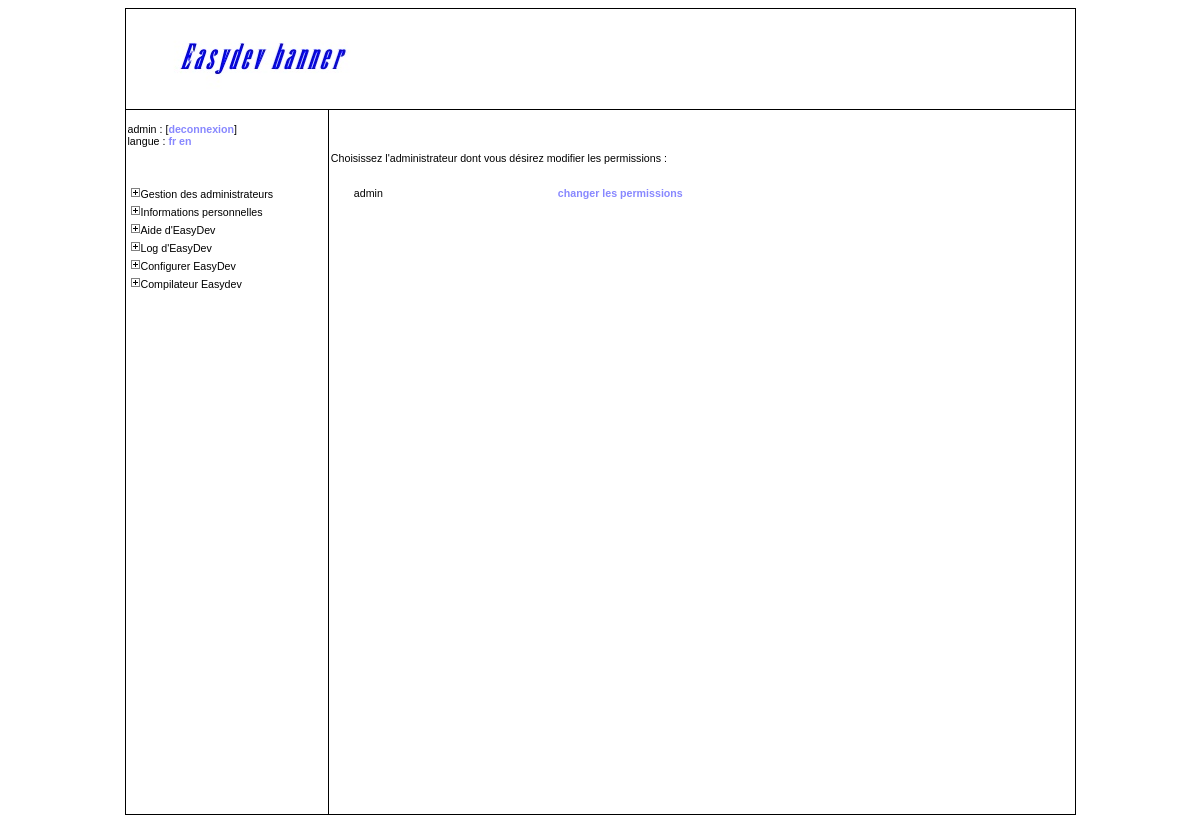
The page /easydev/permissionadmin.php (signed in) on the database its author committed.
### tables this page shows
CREATE TABLE `translation_strings` (
  `keyword` varchar(64) NOT NULL,
  `fr` text,
  `en` text,
  PRIMARY KEY  (`keyword`)
);

CREATE TABLE `adminmain` (
  `id` int(10) unsigned NOT NULL auto_increment,
  `text` varchar(255) NOT NULL default '',
  PRIMARY KEY  (`id`),
  UNIQUE KEY `text` (`text`)
);

CREATE TABLE `authorized_admins` (
  `id` int(10) unsigned NOT NULL auto_increment,
  `name` varchar(255) NOT NULL,
  `password` varchar(255) NOT NULL,
  PRIMARY KEY  (`id`),
  UNIQUE KEY `name` (`name`)
);

### easydev/includes.php (called while the page is built, shortened)
<?php
require_once('includes/translator.class.php');
$session_permissions = array();
if(isset($_SESSION[SESSION_LOGIN])){
	$query = 'SELECT id FROM '.ADMINMAIN;
	$result = mysql_query($query) or die('Error while selecting main section list ');
	while($row = mysql_fetch_array($result)){
		$session_permissions[$row['id']] = 0;
	}
	$query = 'SELECT id_mainsection FROM '.PERMISSION_ADMINS.' WHERE id_admin="'.$_SESSION[SESSION_LOGIN].'"';
	$result = mysql_query($query) or die('Error while selecting admin permissions.');
	while($row = mysql_fetch_array($result)){
		$session_permissions[$row['id_mainsection']] = 1;
	}
}
?>

### easydev/includes/translator.class.php (called while the page is built, shortened)
<?php
class Translator{
	public static function translate($identifier){
		$language = null;
		if(isset($_SESSION[SESSION_LANGUAGE])) $language = $_SESSION[SESSION_LANGUAGE];
		else{
			$query = 'SELECT value FROM '.CONFIGURATION.' WHERE id="default_language"';
			$result = mysql_query($query) or die('Error while selecting default language from configuration.');
			if($row = mysql_fetch_array($result)){
				$language = $row['value'];
			}
			else{
				$language = DEFAULT_LANGUAGE_TAG;
				$_SESSION[SESSION_LANGUAGE] = DEFAULT_LANGUAGE_TAG;
			}
		}
		$query = 'SELECT '.$language.' FROM '.TRANSLATION_STRINGS.' WHERE keyword="'.addslashes($identifier).'"';
		$result = mysql_query($query) or die('Translator fetch error.');
		if($row = mysql_fetch_array($result))return $row[$language];
		else return $identifier;
	}
	public static function languageList(){
		$query = 'DESCRIBE '.TRANSLATION_STRINGS;
		$result = mysql_query($query) or die('Error while fetching language list.');
		$list = array();
		while($row = mysql_fetch_array($result)){
			if($row['Field'] != 'keyword') $list[] = $row['Field'];
		}
		return $list;
	}
}
?>

### easydev/adminheader.php (the view, shortened to what this page needs)
<!DOCTYPE html PUBLIC "-//W3C//DTD XHTML 1.0 Strict//EN" "http://www.w3.org/TR/xhtml1/DTD/xhtml1-strict.dtd">
<html xmlns="http://www.w3.org/1999/xhtml">
<head>
<link rel="stylesheet" href="<?php echo CONSOLE_PATH; ?>adminstyle.css" type="text/css" />
<link rel="stylesheet" href="<?php echo CONSOLE_PATH; ?>calendar.css" type="text/css" />
</head>
<body>
<table class="console">
  <tr>
    <td class="banniere" colspan="2"></td>
  </tr>
  <tr>
    <td class="menu">
<?php
echo '      <p>'.$_SESSION[SESSION_NAME].' : [<a class="default" href="'.CONSOLE_PATH.'logout.php">'.htmlentities(Translator::translate('log_out'), ENT_COMPAT, 'UTF-8').'</a>]'
.'<br />'.htmlentities(Translator::translate('language'), ENT_COMPAT, 'UTF-8').' : ';
$languageList = Translator::languageList();
foreach($languageList as $language){
  echo '<a class="default" href="'.$_SERVER['PHP_SELF'].'?'.(isset($_GET[CURRENTMENU]) ? CURRENTMENU.'='.$_GET[CURRENTMENU].'&amp;' : '').SESSION_LANGUAGE.'='.$language.'">'.$language.'</a> ';
}
echo '</p>'."\n";
echo '      <ul class="adminmenu">'."\n";
$query = 'SELECT id, text FROM '.ADMINMAIN.' ORDER BY id ASC';
$result = mysql_query($query) or die('Error while selecting main sections.');
while($line = mysql_fetch_array($result)) {
  if($session_permissions[$line['id']] == 1) {
	if(isset($_GET[CURRENTMENU]) && $_GET[CURRENTMENU] == $line['id']) {
	  echo '        <li class="menumain"><a href="'.CONSOLE_PATH.'index.php"><img class="adminmenu" src="'.CONSOLE_PATH.'moins.jpg" alt="fermer" /></a>'.Translator::translate($line['text']).'</li>'."\n";
	  $query2 = 'SELECT text, url FROM '.ADMINSUB.' WHERE id_mainmenu="'.$line['id'].'"';
	  $result2 = mysql_query($query2) or die('Error while selecting sub sections.');
	  echo '        <li class="menumain">'."\n";
	  echo '          <ul class="adminsubmenu">'."\n";
	  while($line2 = mysql_fetch_array($result2)){
		echo '            <li class="menusub"><a class="default" href="'.CONSOLE_PATH.$line2['url'].'.php?'.CURRENTMENU.'='.$line['id'].'">'.Translator::translate($line2['text']).'</a></li>'."\n";
	  }
      echo '          </ul>'."\n";
      echo '        </li>'."\n";
    }
	else{
	  echo '        <li class="menumain"><a href="'.CONSOLE_PATH.'index.php?'.CURRENTMENU.'='.$line['id'].'"><img class="adminmenu" src="'.CONSOLE_PATH.'plus.jpg" alt="ouvrir" /></a>'.Translator::translate($line['text']).'</li>'."\n";
	}
  }
}
echo '      </ul>'."\n";
echo '    </td>'."\n";
echo '    <td class="content">'."\n";
?>

### easydev/permissionadmin.php (shortened to what this page needs)
<?php
require_once('includes.php');
$adminMainMenu = ADMIN_MENU_ID;
if(! $session_permissions[$adminMainMenu]){
  header('Location: '.CONSOLE_PATH.'index.php');
  exit;
}
else{
  if($_SERVER['REQUEST_METHOD'] == 'POST'){
	if(isset($_POST['cancel'])){
	  header('Location: permissionadmin.php?'.CURRENTMENU.'='.$_GET[CURRENTMENU]);
	  exit;
	}
	$adminname = '';
	if(isset($_POST['userid'])){
	  $query = 'SELECT name FROM '.AUTHORIZED_ADMINS.' WHERE id="'.$_POST['userid'].'"';
	  $result = mysql_query($query) or die('Error while selecting name of administrator.');
	  if(mysql_num_rows($result) == 0){
		header('Location: permissionadmin.php?'.CURRENTMENU.'='.$_GET[CURRENTMENU]);
		exit;
	  }
	  else{
		$line = mysql_fetch_array($result);
		$adminname = $line['name'];
	  }
	}
	else{
	  header('Location: permissionadmin.php?'.CURRENTMENU.'='.$_GET[CURRENTMENU]);
	  exit;
	}
	$errors = array();
	if(count($errors) != 0){
	  $_SESSION[SESSION_ERRORS] = $errors;
	  $_SESSION[SESSION_POSTED] = $_POST;
	  header('Location: permissionadmin.php?'.CURRENTMENU.'='.$_GET[CURRENTMENU]);
	  exit;
	}
	else{
	  $query = 'SELECT id FROM '.ADMINMAIN.' ORDER BY id ASC';
	  $result = mysql_query($query) or die('Error while selecting main sections.');
	  while($line = mysql_fetch_array($result)){
		$variablepermission = 'newpermission'.$line['id'];
		$querypermission = 'SELECT id_mainsection FROM '.PERMISSION_ADMINS.' WHERE id_admin="'.$_POST['userid'].'" AND id_mainsection="'.$line['id'].'"';
		$resultpermission = mysql_query($querypermission) or die('Error while selecting permission.');
		if(mysql_num_rows($resultpermission) > 0){
		  if(isset($_POST[$variablepermission])){
		  }
		  else{
			$querydeletepermission = 'DELETE FROM '.PERMISSION_ADMINS.' WHERE id_admin='.$_POST['userid'].' AND id_mainsection="'.$line['id'].'"';
			mysql_query($querydeletepermission) or die('Error while deleting permission.');
		  }
		}
		else{
		  if(isset($_POST[$variablepermission])){
			$queryaddpermission = 'INSERT INTO '.PERMISSION_ADMINS.' (id_admin, id_mainsection) VALUES ("'.$_POST['userid'].'", "'.$line['id'].'")';
			$resultaddpermission = mysql_query($queryaddpermission) or die('Error while inserting new permission.');
		  }
		  else{
		  }
		}
	  }
	  $today = date('Y-m-d H:i');
	  $log = $today.' : New permissions for admin \"'.$adminname.'\" created by '.$_SESSION[SESSION_NAME].'.';
	  $query = 'INSERT INTO '.LOGS.' (log) VALUES ("'.$log.'")';
	  mysql_query($query) or die('Error while inserting administrator log.');
	  header('Location: permissionadmin.php?'.CURRENTMENU.'='.$_GET[CURRENTMENU].'&action=confirmPermissionChanges');
	  exit;
	}
  }
  else{
	include 'adminheader.php';
	echo '<p class="largemargintop">'.htmlentities(Translator::translate('console_change_admin_permission_header'), ENT_COMPAT, 'UTF-8').'</p>'."\n"
	  .'<table class="form">'."\n";
	$query = 'SELECT id, name FROM '.AUTHORIZED_ADMINS;
	$result = mysql_query($query) or die('Error while selecting administratos.');
	while($line = mysql_fetch_array($result)){
	  echo '  <tr>'."\n"
		.'    <td class="objectmodifyname">'.$line['name'].'</td>'."\n"
		.'    <td><a class="default" href="permissionadmin.php?action=changepermission&amp;userid='.$line['id'].'&amp;'.CURRENTMENU.'='.$_GET[CURRENTMENU].'">'.Translator::translate('change_permission').'</a></td>'."\n"
		.'  </tr>'."\n";
	}
	echo '</table>'."\n";
	include 'adminfooter.php';
  }
}
?>

### easydev/adminstyle.css (style rules this page uses)
body { text-align: center; font-size: 8pt; font-family: Verdana, Arial, Helvetica; }
a.default:link, a.default:visited { font-weight: bold; color: #8888FF; text-decoration: none; }
td.banniere { width : 950px; height : 100px; padding : 0px; border : 1px solid #000000; background : url("banniere.jpg") no-repeat; }
table.console { margin: auto; width: 951px; padding: 0px; border-right : 1px solid #000000; border-collapse : collapse; }
td.menu { vertical-align: top; width: 200px; height: 700px; border-left : 1px solid #000000; border-bottom : 1px solid #000000; margin : 0px; padding : 2px; border-collapse : collapse; text-align : left; }
td.content { vertical-align: top; width : 750px; border-bottom : 1px solid #000000; border-left : 1px solid #000000; margin : 0px; padding : 2px; border-collapse : collapse; text-align: left; }
ul.adminmenu { list-style-type : none; margin : 0px; margin-top : 30px; text-indent : 0px; padding : 5px 0px 5px 2px; }
li.menumain { padding : 0px; margin : 5px 0px 5px 0px; }
img { border: 0px; }
p.largemargintop { margin-top: 40px; }
table.form { margin-top: 20px; margin-left: 20px; }
table.form tr { vertical-align: top; }
td.objectmodifyname { width: 200px; }

### rows shown on the page
translation_strings: fr "deconnexion"
translation_strings: fr "langue"
adminmain: text.fr "Gestion des administrateurs"
adminmain: text.fr "Informations personnelles"
adminmain: text.fr "Aide d'EasyDev"
adminmain: text.fr "Log d'EasyDev"
adminmain: text.fr "Configurer EasyDev"
adminmain: text.fr "Compilateur Easydev"
translation_strings: fr "Choisissez l'administrateur dont vous désirez modifier les permissions :"
authorized_admins: name "admin", translation_strings.fr "changer les permissions"

### other values the page prints
$_SESSION[SESSION_NAME] "admin"
$language "fr"
$language "en"
